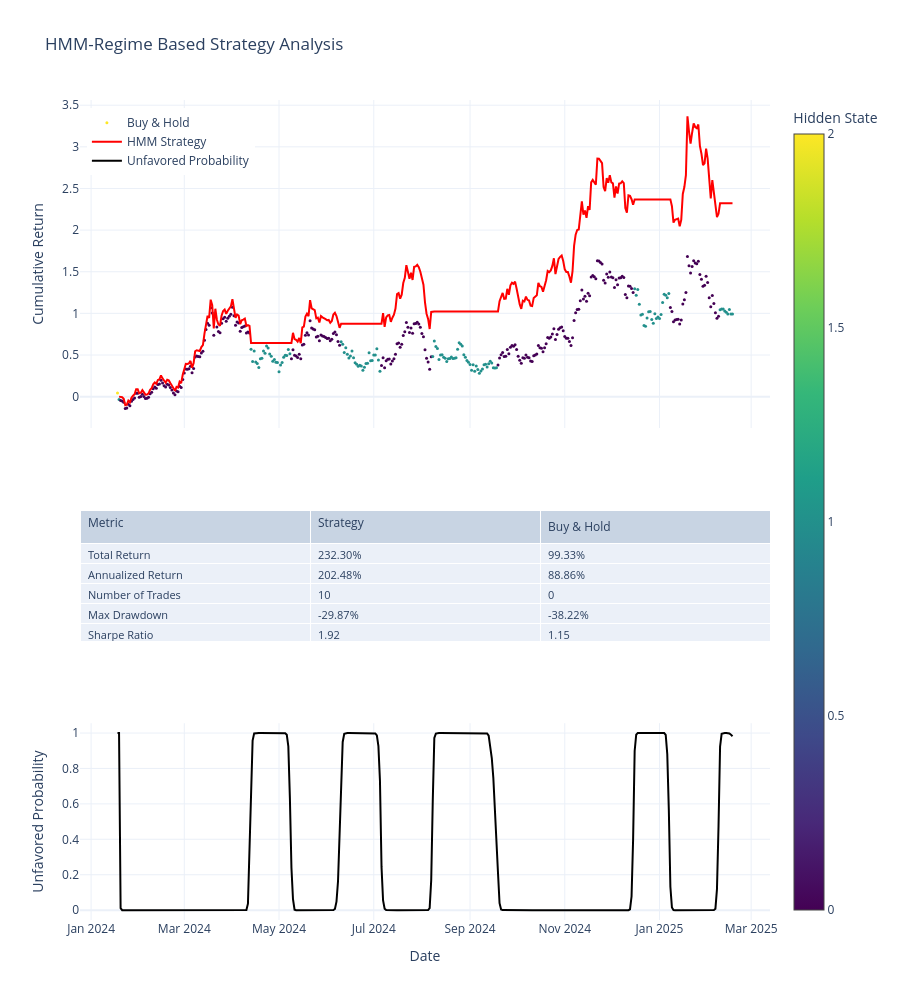
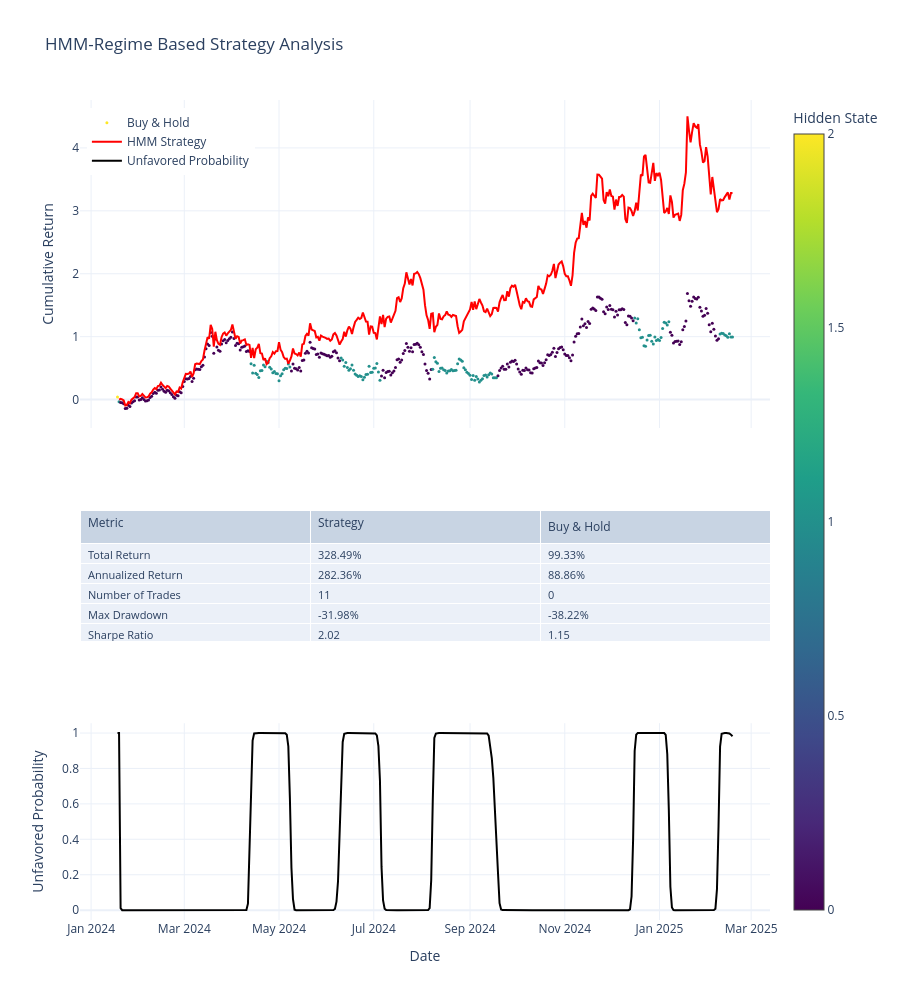

The notebook cell these images were saved under, in order:
### Code cell
plot_hmm_results(long_only)
plot_hmm_results(long_short)

### Figure 1 — Plotly figure (JSON) as saved in the notebook; plotly's stock layout.template omitted (floating-point values rounded to 4 significant figures; data arrays with more than 128 entries replaced by an {"elided": "..."} marker saying what was removed)
{"data": [{"marker": {"color": {"elided": "397 int values"}, "colorbar": {"title": {"text": "Hidden State"}}, "colorscale": [[0, "#440154"], [0.1111, "#482878"], [0.2222, "#3e4989"], [0.3333, "#31688e"], [0.4444, "#26828e"], [0.5556, "#1f9e89"], [0.6667, "#35b779"], [0.7778, "#6ece58"], [0.8889, "#b5de2b"], [1, "#fde725"]], "showscale": true, "size": 3}, "mode": "markers", "name": "Buy & Hold", "type": "scatter", "x": {"elided": "397 str values"}, "xaxis": "x", "y": {"elided": "397 float values"}, "yaxis": "y"}, {"line": {"color": "red", "width": 2}, "mode": "lines", "name": "HMM Strategy", "type": "scatter", "x": {"elided": "397 str values"}, "xaxis": "x", "y": {"elided": "397 float values"}, "yaxis": "y"}, {"cells": {"align": "left", "font": {"size": 11}, "values": [["Total Return", "Annualized Return", "Number of Trades", "Max Drawdown", "Sharpe Ratio", "Win Rate"], ["232.30%", "202.48%", 10, "-29.87%", "1.92", "50.56%"], ["99.33%", "88.86%", 0, "-38.22%", "1.15", "0.00%"]]}, "domain": {"x": [0, 1], "y": [0.34, 0.5]}, "header": {"align": "left", "font": {"size": 12}, "values": ["Metric", "Strategy", "Buy & Hold"]}, "type": "table"}, {"line": {"color": "black", "width": 2}, "mode": "lines", "name": "Unfavored Probability", "type": "scatter", "x": {"elided": "397 str values"}, "xaxis": "x2", "y": {"elided": "397 float values"}, "yaxis": "y2"}], "layout": {"height": 1000, "legend": {"x": 0.01, "xanchor": "left", "y": 0.99, "yanchor": "top"}, "showlegend": true, "title": {"text": "HMM-Regime Based Strategy Analysis"}, "xaxis": {"anchor": "y", "domain": [0, 1], "matches": "x2", "showticklabels": false}, "xaxis2": {"anchor": "y2", "domain": [0, 1], "title": {"text": "Date"}}, "yaxis": {"anchor": "x", "domain": [0.6, 1], "title": {"text": "Cumulative Return"}}, "yaxis2": {"anchor": "x2", "domain": [0, 0.24], "title": {"text": "Unfavored Probability"}}}}

### Figure 2 — Plotly figure (JSON) as saved in the notebook; plotly's stock layout.template omitted (floating-point values rounded to 4 significant figures; data arrays with more than 128 entries replaced by an {"elided": "..."} marker saying what was removed)
{"data": [{"marker": {"color": {"elided": "397 int values"}, "colorbar": {"title": {"text": "Hidden State"}}, "colorscale": [[0, "#440154"], [0.1111, "#482878"], [0.2222, "#3e4989"], [0.3333, "#31688e"], [0.4444, "#26828e"], [0.5556, "#1f9e89"], [0.6667, "#35b779"], [0.7778, "#6ece58"], [0.8889, "#b5de2b"], [1, "#fde725"]], "showscale": true, "size": 3}, "mode": "markers", "name": "Buy & Hold", "type": "scatter", "x": {"elided": "397 str values"}, "xaxis": "x", "y": {"elided": "397 float values"}, "yaxis": "y"}, {"line": {"color": "red", "width": 2}, "mode": "lines", "name": "HMM Strategy", "type": "scatter", "x": {"elided": "397 str values"}, "xaxis": "x", "y": {"elided": "397 float values"}, "yaxis": "y"}, {"cells": {"align": "left", "font": {"size": 11}, "values": [["Total Return", "Annualized Return", "Number of Trades", "Max Drawdown", "Sharpe Ratio", "Win Rate"], ["328.49%", "282.36%", 11, "-31.98%", "2.02", "52.53%"], ["99.33%", "88.86%", 0, "-38.22%", "1.15", "0.00%"]]}, "domain": {"x": [0, 1], "y": [0.34, 0.5]}, "header": {"align": "left", "font": {"size": 12}, "values": ["Metric", "Strategy", "Buy & Hold"]}, "type": "table"}, {"line": {"color": "black", "width": 2}, "mode": "lines", "name": "Unfavored Probability", "type": "scatter", "x": {"elided": "397 str values"}, "xaxis": "x2", "y": {"elided": "397 float values"}, "yaxis": "y2"}], "layout": {"height": 1000, "legend": {"x": 0.01, "xanchor": "left", "y": 0.99, "yanchor": "top"}, "showlegend": true, "title": {"text": "HMM-Regime Based Strategy Analysis"}, "xaxis": {"anchor": "y", "domain": [0, 1], "matches": "x2", "showticklabels": false}, "xaxis2": {"anchor": "y2", "domain": [0, 1], "title": {"text": "Date"}}, "yaxis": {"anchor": "x", "domain": [0.6, 1], "title": {"text": "Cumulative Return"}}, "yaxis2": {"anchor": "x2", "domain": [0, 0.24], "title": {"text": "Unfavored Probability"}}}}
